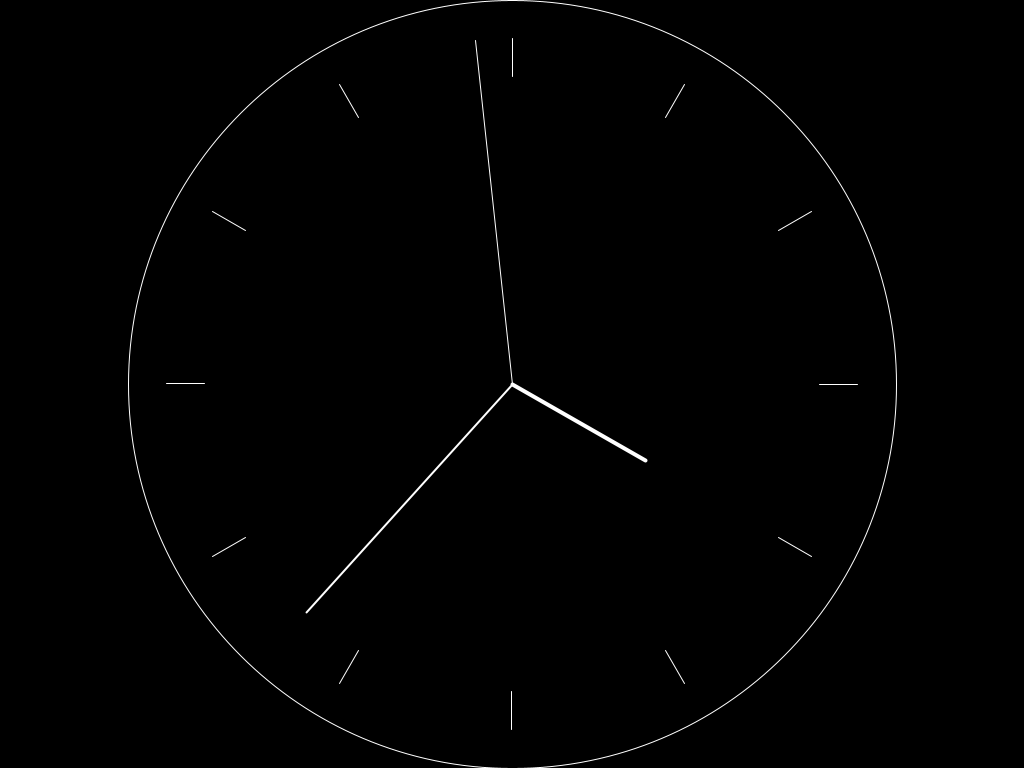
Frame 1 (no input)
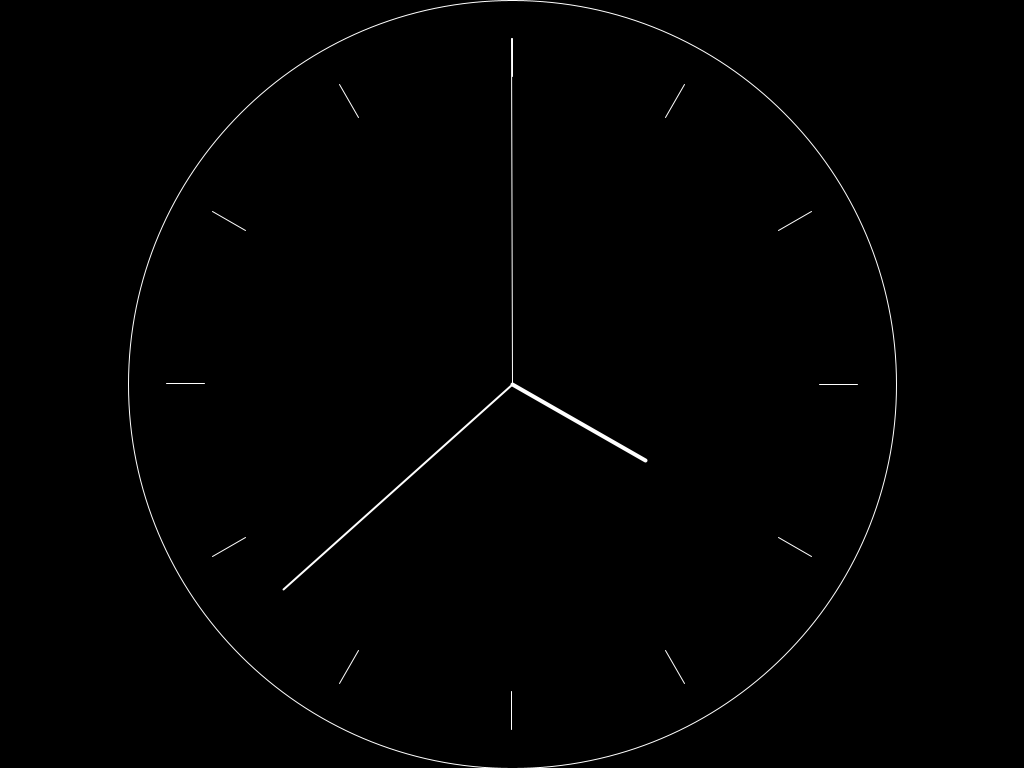
Frame 60 (the mouse pressed at the canvas centre just before this capture)
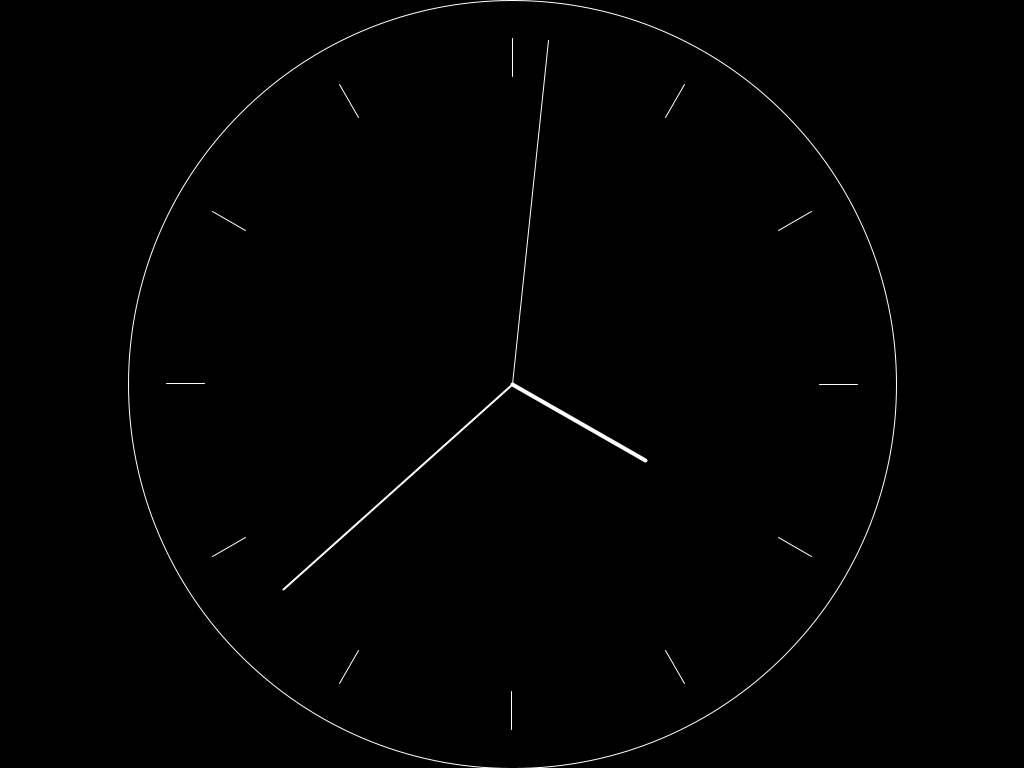
Frame 120 (the mouse held since frame 60 and released just before this capture)

The Processing sketch that drew these frames (run headless with seeded random() and noise(); from frame 60 on, the mouse is pressed at the canvas centre):

// Processing sketch: processing_rotate_translate_clock
// ── processing_rotate_translate_clock.pde
/*

IED Visual Communication Madrid

One Year Course of Digital Arts & Experience Design

PROCESSING

Author: Kike Ramírez

Date: 25/1/2017

Subject: Rotate & Translate - Clock

*/

Clock clock;

void setup() {

  // Set window size
  size(1024, 768);
  
  // Smooth lines
  smooth();
  
  // Create a variable position to initialize Clock
  PVector position = new PVector(width/2, height/2);

  // Initialize clock object
  clock = new Clock(position, color(255), height/2);
  
 
}


void draw(){

  // Clear background
  background(0);
  
  // Update & Display our clock
  clock.update();
  clock.display();
 
}

// ── Clock.pde
/*

IED Visual Communication Madrid

One Year Course of Digital Arts & Experience Design

PROCESSING

Author: Kike Ramírez

Date: 25/1/2017

Subject: Rotate & Translate - Clock

*/


// Class definition
class Clock {

  // Parameters of the class
  PVector position;
  color colorClock;
  float radio;
  
  float hours;
  float minutes;
  float seconds;
  
  // Class constructor
  Clock(PVector initPosition, color colorClock_, int radio_) {
  
    // Copy (get) initial position
    position = initPosition.get();
    
    // Set a random full saturated & bright color for our circle 
    colorClock = colorClock_;
    
    // Set a random diameter
    radio = radio_;

    hours = 0;
    minutes = 0;
    seconds = 0;
    
  }
  
  
  // Update parameters of class
  void update() {
  
    hours = hour();
    if (hours > 12) hours -= 12;
    minutes = minute();
    seconds = second();
  
  }

  // Display our circle in screen
  void display() {
  
    // Fill with selected color
    fill(colorClock);

    strokeWeight(1);
    
    // Translate to clock position
    translate(position.x, position.y);
    
    // Draw the external circle
    noFill();
    stroke(colorClock);
    ellipse(0, 0, 2 * radio, 2 * radio);
    
    // Draw markers    
    for (int i = 0; i < 12; i++) {
    
      pushMatrix();
      rotate(2 * PI/12*i);
      line(radio*0.8, 0, radio * 0.9, 0);
      popMatrix();
    
    }
  
    // Draw hours
    pushMatrix();
    strokeWeight(4);
    rotate(-PI/2 + 2*PI/12 * hours);
    line(0, 0, radio*0.4, 0);
    popMatrix();

    // Draw minutes
    pushMatrix();
    strokeWeight(2);
    rotate(-PI/2 + 2*PI/60 * minutes);
    line(0, 0, radio*0.8, 0);
    popMatrix();    

    // Draw seconds
    pushMatrix();
    strokeWeight(1);
    rotate(-PI/2 + 2*PI/60 * seconds);
    line(0, 0, radio*0.9, 0);
    popMatrix(); 
    
  }  
  
}
